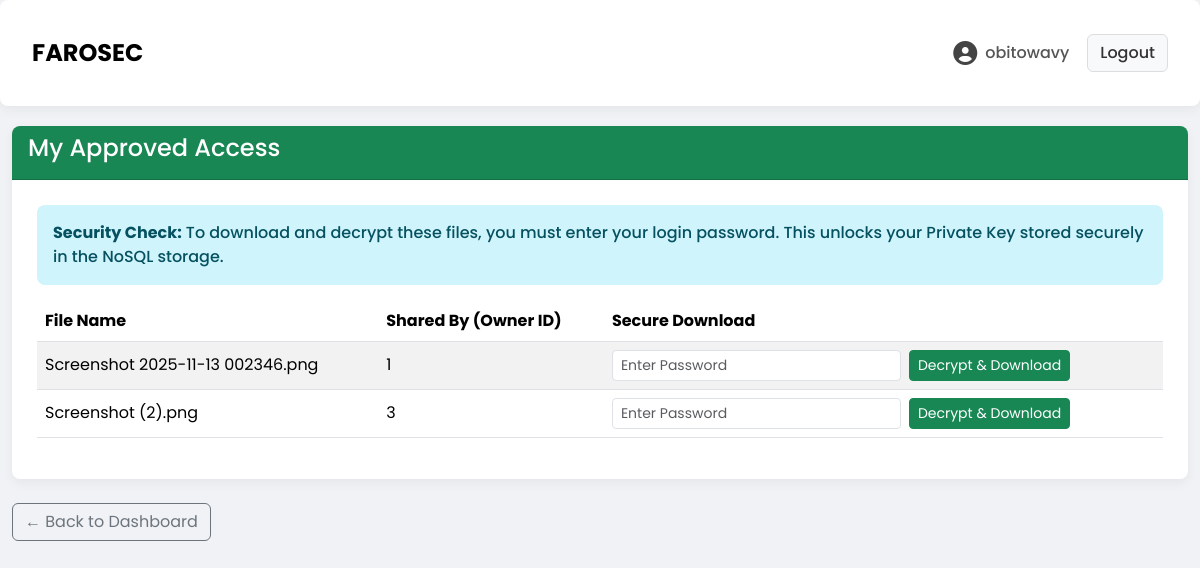
Page /my_access (signed in) on the committed database.
### app.py (models this page shows)
class User(db.Model, UserMixin):
    id = db.Column(db.Integer, primary_key=True)
    username = db.Column(db.String(20), unique=True, nullable=False)
    password = db.Column(db.String(60), nullable=False)
    image_file = db.Column(db.String(20), nullable=False, default='default.jpg')
    role = db.Column(db.String(20), nullable=False)  # 'organization' or 'consultant'
    public_key = db.Column(db.Text, nullable=False) # RSA Public Key (SQL Storage)

class AccessRequest(db.Model):
    id = db.Column(db.Integer, primary_key=True)
    consultant_id = db.Column(db.Integer, db.ForeignKey('user.id'), nullable=False)
    file_id = db.Column(db.Integer, db.ForeignKey('file.id'), nullable=False)
    status = db.Column(db.String(20), default='pending')
    encrypted_shared_key = db.Column(db.Text, nullable=True)
    consultant = db.relationship('User', foreign_keys=[consultant_id])
    file = db.relationship('File', foreign_keys=[file_id])

class File(db.Model):
    id = db.Column(db.Integer, primary_key=True)
    filename = db.Column(db.String(100), nullable=False)
    filepath = db.Column(db.String(100), nullable=False)
    owner_id = db.Column(db.Integer, db.ForeignKey('user.id'), nullable=False)
    encrypted_aes_key = db.Column(db.Text, nullable=False)

### app.py (the view)
@app.route('/my_access')
@login_required
def my_access():
    if current_user.role != 'consultant':
        return redirect(url_for('dashboard'))
    approved_requests = AccessRequest.query.filter_by(consultant_id=current_user.id, status='approved').all()
    return render_template('my_access.html', requests=approved_requests)

### app.py (called while the page is built)
@login_manager.user_loader
def load_user(user_id):
    return User.query.get(int(user_id))

### templates/my_access.html
{% extends "layout.html" %}
{% block content %}
<div class="card border-success">
    <div class="card-header bg-success text-white">
        <h4>My Approved Access</h4>
    </div>
    <div class="card-body">
        <div class="alert alert-info">
            <strong>Security Check:</strong> To download and decrypt these files, you must enter your login password.
            This unlocks your Private Key stored securely in the NoSQL storage.
        </div>
        <div class="table-responsive">
            <table class="table table-striped">
                <thead>
                    <tr>
                        <th>File Name</th>
                        <th>Shared By (Owner ID)</th>
                        <th>Secure Download</th>
                    </tr>
                </thead>
                <tbody>
                    {% for req in requests %}
                    <tr>
                        <td class="align-middle">{{ req.file.filename }}</td>
                        <td class="align-middle">{{ req.file.owner_id }}</td>
                        <td>
                            <form action="{{ url_for('download_file', request_id=req.id) }}" method="POST" class="row g-2 align-items-center">
                                <div class="col-auto">
                                    <input type="password" name="password_verify" class="form-control form-control-sm" placeholder="Enter Password" required>
                                </div>
                                <div class="col-auto">
                                    <button type="submit" class="btn btn-success btn-sm">
                                        Decrypt & Download
                                    </button>
                                </div>
                            </form>
                        </td>
                    </tr>
                    {% else %}
                    <tr>
                        <td colspan="3" class="text-center">No approved files yet. Go to Dashboard to request access.</td>
                    </tr>
                    {% endfor %}
                </tbody>
            </table>
        </div>
    </div>
</div>
<div class="mt-3">
    <a href="{{ url_for('dashboard') }}" class="btn btn-outline-secondary">&larr; Back to Dashboard</a>
</div>
{% endblock %}

### templates/layout.html (shortened to what this page needs)
<!DOCTYPE html>
<html lang="en">
<head>
    <link href="https://cdn.jsdelivr.net/npm/bootstrap@5.3.3/dist/css/bootstrap.min.css" rel="stylesheet">
    <link rel="stylesheet" href="https://cdnjs.cloudflare.com/ajax/libs/font-awesome/6.5.1/css/all.min.css">
    <link rel="stylesheet" href="{{ url_for('static', filename='style.css') }}">
</head>
<body>
    <nav class="navbar navbar-expand-lg">
        <div class="container">
            <a class="navbar-brand" href="{{ url_for('dashboard') }}">FAROSEC</a>
            <div class="collapse navbar-collapse" id="navbarNav">
                <ul class="navbar-nav ms-auto align-items-center">
                {% if current_user.is_authenticated %}
                    {% set profile_pic_url = url_for('static', filename='profile_pics/' + current_user.image_file) %}
                    <li class="nav-item">
                        <a class="nav-link username-link" href="{{ url_for('profile') }}">
                            <i class="fa-solid fa-user-circle profile-icon"></i>
                            <span class="username-text">{{ current_user.username }}</span>
                        </a>
                    </li>
                    <li class="nav-item">
                        <a class="nav-link logout-btn" href="{{ url_for('logout') }}">Logout</a>
                    </li>
                {% endif %}
                </ul>
            </div>
        </div>
    </nav>
    <main class="container">
        {% block content %}{% endblock %}
    </main>
</body>
</html>

### static/style.css (style rules this page uses)
body { background-color: #f0f2f5; font-family: "Poppins", sans-serif; color: #333; }
.container { max-width: 1200px; margin-top: 20px; margin-bottom: 20px; }
.navbar { background-color: #ffffff; border-radius: 8px; box-shadow: 0 4px 12px rgba(0, 0, 0, 0.05); padding: 10px 20px; margin-bottom: 20px; }
.navbar-brand { font-size: 24px; font-weight: 700; }
.navbar-nav .username-link { display: flex; align-items: center; color: #555; font-weight: 500; }
.navbar-nav .profile-icon { font-size: 24px; margin-right: 8px; color: #444; }
.navbar-nav .username-text { font-weight: 500; }
.navbar-nav .logout-btn { background-color: #f8f9fa; border: 1px solid #ddd; color: #333; font-weight: 500; border-radius: 6px; padding: 6px 12px !important; margin-left: 10px; transition: background-color 0.2s ease, color 0.2s ease; }
.alert { border-radius: 8px; font-weight: 500; border: none; }
.card { border: none; border-radius: 8px; box-shadow: 0 4px 12px rgba(0, 0, 0, 0.05); margin-bottom: 1.5rem; overflow: hidden; }
.card .card-body { padding: 25px; }

### rows in the picture
User: username "obitowavy"
AccessRequest: file.filename "Screenshot 2025-11-13 002346.png", file.owner_id "1"
AccessRequest: file.filename "Screenshot (2).png", file.owner_id "3"
